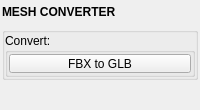
<?xml version="1.0" encoding="UTF-8"?>
<ui version="4.0">
 <class>QtUi</class>
 <widget class="QMainWindow" name="QtUi">
  <property name="geometry">
   <rect>
    <x>0</x>
    <y>0</y>
    <width>200</width>
    <height>110</height>
   </rect>
  </property>
  <property name="tabShape">
   <enum>QTabWidget::Triangular</enum>
  </property>
  <property name="dockNestingEnabled">
   <bool>true</bool>
  </property>
  <property name="dockOptions">
   <set>QMainWindow::AllowNestedDocks|QMainWindow::AllowTabbedDocks|QMainWindow::AnimatedDocks|QMainWindow::ForceTabbedDocks</set>
  </property>
  <widget class="QWidget" name="central_widget">
   <property name="minimumSize">
    <size>
     <width>200</width>
     <height>0</height>
    </size>
   </property>
   <layout class="QVBoxLayout" name="verticalLayout">
    <property name="spacing">
     <number>2</number>
    </property>
    <property name="leftMargin">
     <number>2</number>
    </property>
    <property name="topMargin">
     <number>2</number>
    </property>
    <property name="rightMargin">
     <number>2</number>
    </property>
    <property name="bottomMargin">
     <number>2</number>
    </property>
    <item>
     <layout class="QVBoxLayout" name="main_layout">
      <property name="spacing">
       <number>6</number>
      </property>
      <property name="sizeConstraint">
       <enum>QLayout::SetFixedSize</enum>
      </property>
      <item>
       <widget class="Header" name="header">
        <property name="sizePolicy">
         <sizepolicy hsizetype="Preferred" vsizetype="Fixed">
          <horstretch>0</horstretch>
          <verstretch>0</verstretch>
         </sizepolicy>
        </property>
        <property name="minimumSize">
         <size>
          <width>0</width>
          <height>19</height>
         </size>
        </property>
        <property name="maximumSize">
         <size>
          <width>999</width>
          <height>19</height>
         </size>
        </property>
        <property name="font">
         <font>
          <weight>75</weight>
          <bold>true</bold>
         </font>
        </property>
        <property name="text">
         <string>MESH CONVERTER</string>
        </property>
       </widget>
      </item>
      <item>
       <widget class="QGroupBox" name="Convert_group">
        <property name="title">
         <string/>
        </property>
        <layout class="QVBoxLayout" name="verticalLayout_2">
         <property name="spacing">
          <number>1</number>
         </property>
         <property name="leftMargin">
          <number>0</number>
         </property>
         <property name="topMargin">
          <number>0</number>
         </property>
         <property name="rightMargin">
          <number>0</number>
         </property>
         <property name="bottomMargin">
          <number>0</number>
         </property>
         <item>
          <widget class="CollapsableGroup" name="groupBox_convert">
           <property name="title">
            <string>Convert:</string>
           </property>
           <layout class="QVBoxLayout" name="verticalLayout_3">
            <property name="spacing">
             <number>1</number>
            </property>
            <property name="leftMargin">
             <number>1</number>
            </property>
            <property name="topMargin">
             <number>1</number>
            </property>
            <property name="rightMargin">
             <number>1</number>
            </property>
            <property name="bottomMargin">
             <number>1</number>
            </property>
            <item>
             <widget class="PushButton" name="tb000">
              <property name="enabled">
               <bool>true</bool>
              </property>
              <property name="sizePolicy">
               <sizepolicy hsizetype="Preferred" vsizetype="Fixed">
                <horstretch>0</horstretch>
                <verstretch>0</verstretch>
               </sizepolicy>
              </property>
              <property name="minimumSize">
               <size>
                <width>0</width>
                <height>19</height>
               </size>
              </property>
              <property name="maximumSize">
               <size>
                <width>16777215</width>
                <height>19</height>
               </size>
              </property>
              <property name="toolTip">
               <string>&lt;b&gt;Convert FBX to GLB&lt;/b&gt;&lt;br&gt;
Convert one or more FBX files to binary glTF 2.0 (GLB) using the godotengine/FBX2glTF CLI.&lt;br&gt;&lt;br&gt;
&lt;b&gt;Usage:&lt;/b&gt; Click to choose FBX files. Each is written next to the source as &lt;i&gt;&amp;lt;name&amp;gt;.glb&lt;/i&gt;.&lt;br&gt;&lt;br&gt;
- &lt;b&gt;First-run:&lt;/b&gt; the FBX2glTF binary (a few MB) is downloaded into &lt;i&gt;~/.pythontk/tools/&lt;/i&gt;.&lt;br&gt;
- Use the option box for &lt;b&gt;Draco&lt;/b&gt; compression and &lt;b&gt;Overwrite&lt;/b&gt; behavior.</string>
              </property>
              <property name="text">
               <string>FBX to GLB</string>
              </property>
             </widget>
            </item>
           </layout>
          </widget>
         </item>
        </layout>
       </widget>
      </item>
      <item>
       <spacer name="verticalSpacer">
        <property name="orientation">
         <enum>Qt::Vertical</enum>
        </property>
        <property name="sizeHint" stdset="0">
         <size>
          <width>0</width>
          <height>10</height>
         </size>
        </property>
       </spacer>
      </item>
      <item>
       <widget class="Footer" name="footer" native="true">
        <property name="minimumSize">
         <size>
          <width>0</width>
          <height>19</height>
         </size>
        </property>
        <property name="maximumSize">
         <size>
          <width>16777215</width>
          <height>19</height>
         </size>
        </property>
       </widget>
      </item>
     </layout>
    </item>
   </layout>
  </widget>
 </widget>
 <customwidgets>
  <customwidget>
   <class>Header</class>
   <extends>QLabel</extends>
   <header>uitk.widgets.header</header>
  </customwidget>
  <customwidget>
   <class>PushButton</class>
   <extends>QPushButton</extends>
   <header>uitk.widgets.pushButton</header>
  </customwidget>
  <customwidget>
   <class>CollapsableGroup</class>
   <extends>QGroupBox</extends>
   <header>uitk.widgets.collapsableGroup.CollapsableGroup.h</header>
   <container>1</container>
  </customwidget>
  <customwidget>
   <class>Footer</class>
   <extends>QWidget</extends>
   <header>uitk.widgets.footer</header>
  </customwidget>
 </customwidgets>
 <resources/>
 <connections/>
</ui>
